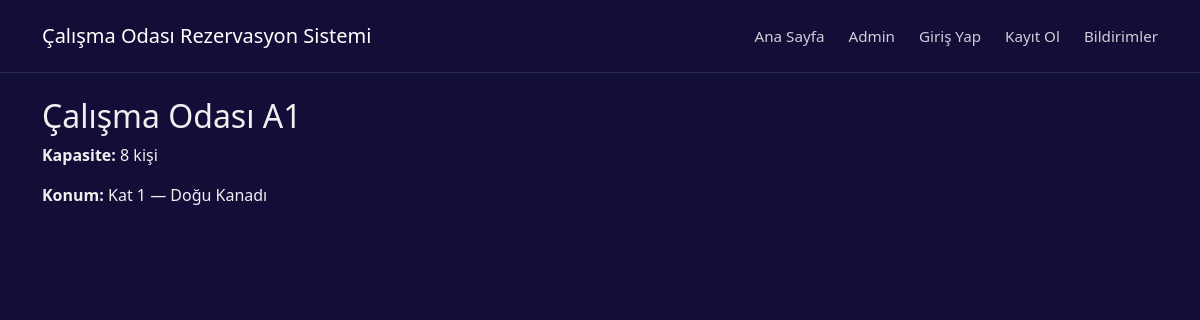
The app's page /rooms/2/ with its own data.
### rooms/models.py (models this page shows, shortened)
class Room(models.Model):
    name = models.CharField(max_length=100)
    capacity = models.PositiveIntegerField()
    location = models.CharField(max_length=100)

### rooms/views.py (the view)
# urls.py: path('<int:pk>/', views.room_detail, name='detail'),
def room_detail(request, pk):
    room = Room.objects.get(pk=pk)
    return render(request, 'detail.html', {'room': room})

### rooms/templates/detail.html (shortened to what this page needs)
{% extends 'calismaodasi/base.html' %}
{% block content %}
  <h2>{{ room.name }}</h2>
  <p><strong>Kapasite:</strong> {{ room.capacity }} kişi</p>
  <p><strong>Konum:</strong> {{ room.location }}</p>
{% endblock %}

### calismaodasi/static/css/styles.css (style rules this page uses)
.dark-theme { background-color: #120e38; color: #f0f0f0; min-height: 100vh; }

### records on screen
Room: name "Çalışma Odası A1", capacity "8", location "Kat 1 — Doğu Kanadı"
